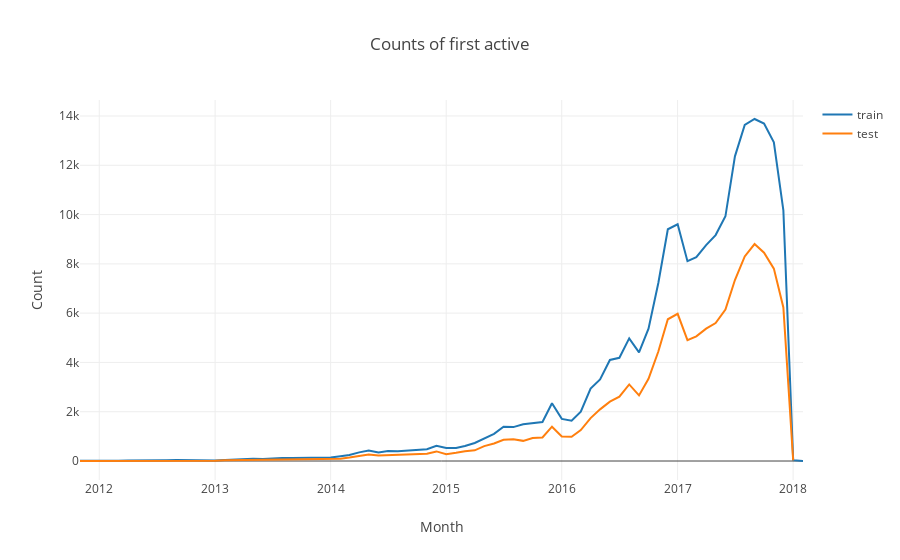

The code cell stored with this chart in its notebook:
### Code cell
d1 = train_df['first_active_month'].value_counts().sort_index()
d2 = test_df['first_active_month'].value_counts().sort_index()
data = [go.Scatter(x=d1.index, y=d1.values, name='train'), go.Scatter(x=d2.index, y=d2.values, name='test')]
layout = go.Layout(dict(title = "Counts of first active",xaxis = dict(title = 'Month'), yaxis = dict(title = 'Count'),
                  ),legend=dict(orientation="v"))
py.iplot(dict(data=data, layout=layout))
